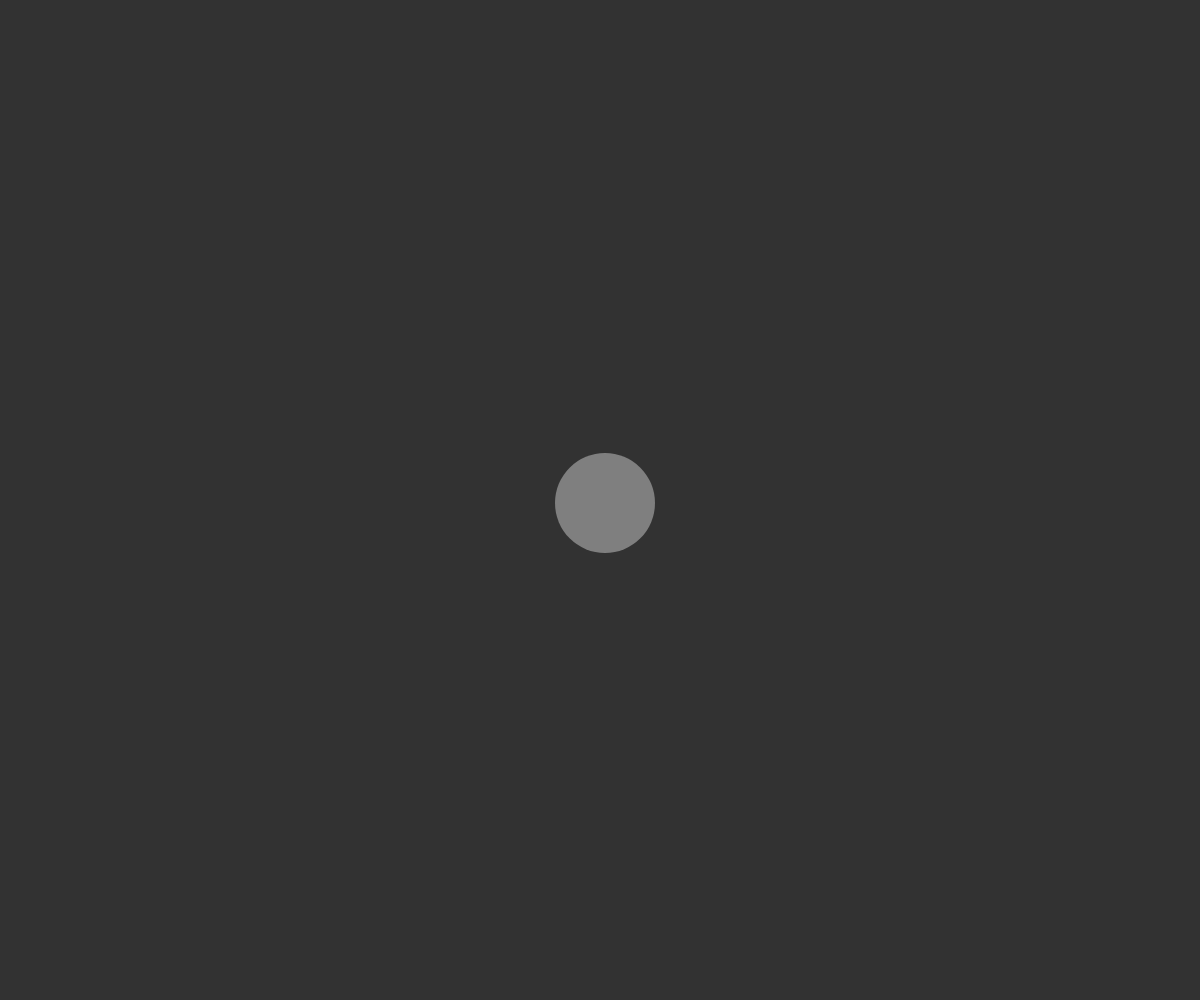
Frame 1 (no input)
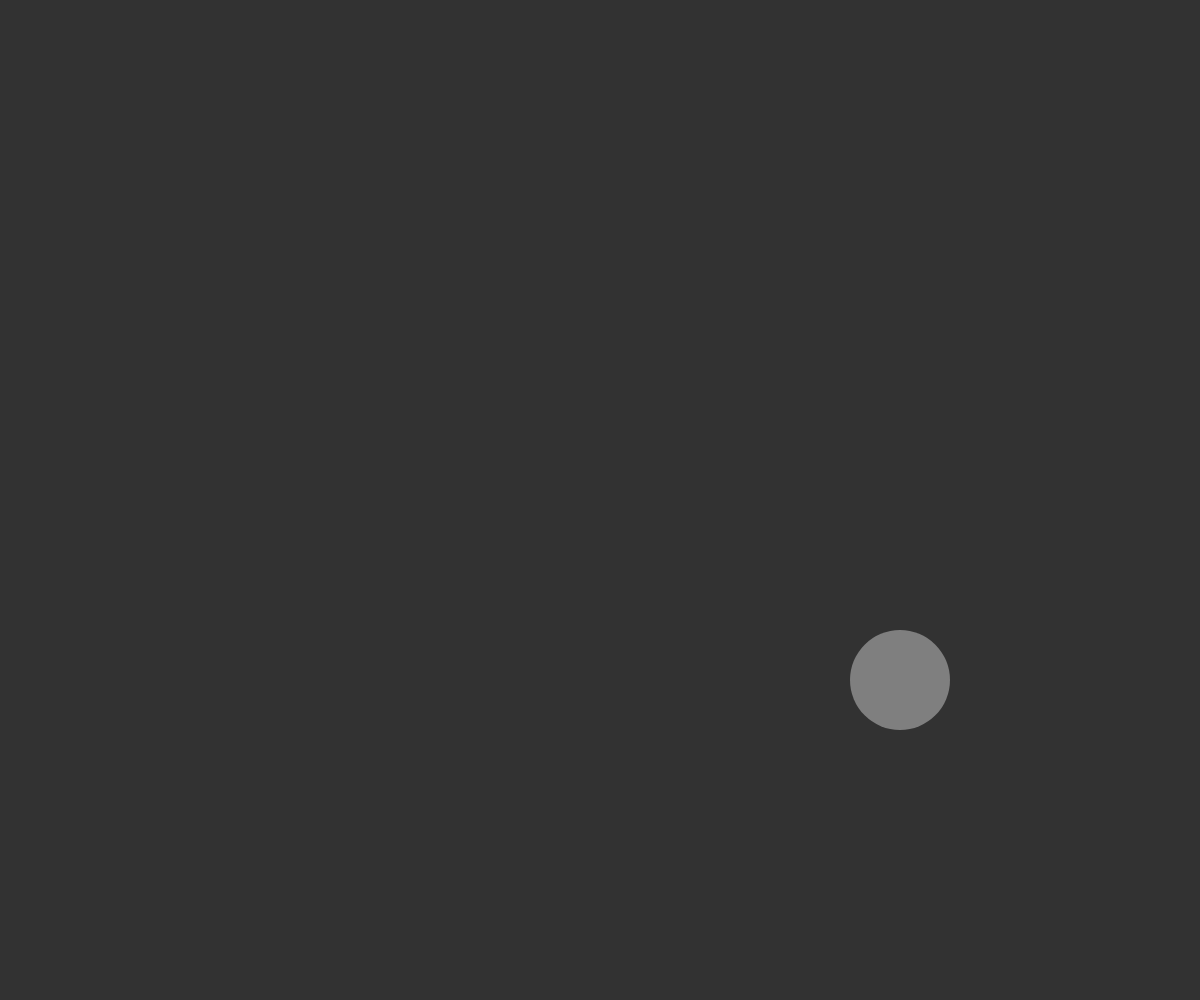
Frame 60 (no input)
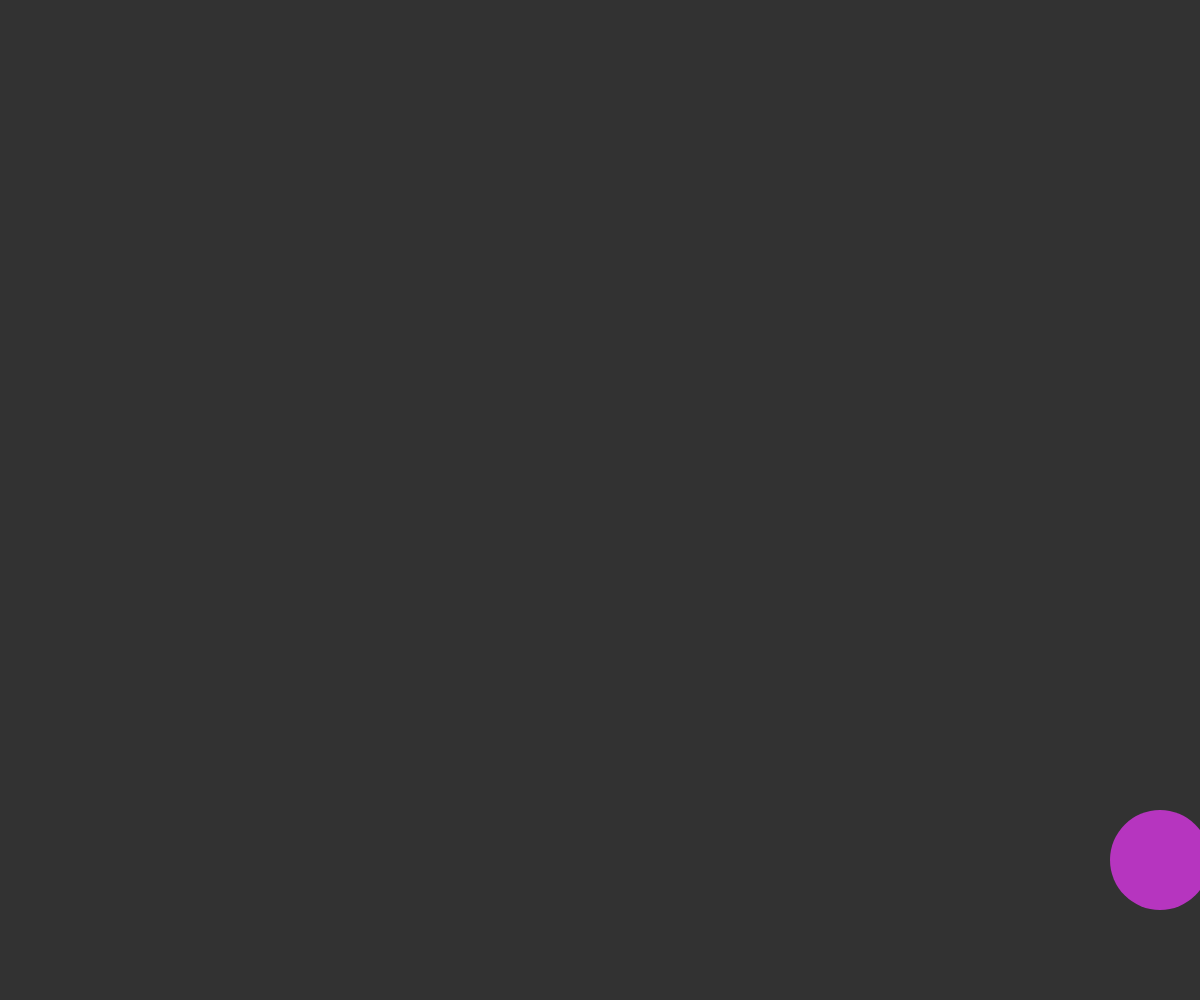
Frame 120 (the mouse pressed at the canvas centre since frame 60)

The p5.js sketch that drew these frames (run headless with seeded random() and noise() and a simulated clock; from frame 60 on, the mouse is pressed at the canvas centre):

// p5.js sketch
// ── sketch.js
let posX, posY;      // Posición inicial del círculo
let velX = 5;        // Velocidad horizontal
let velY = 3;        // Velocidad vertical
let ballColor;       // Variable para el color del círculo

function setup() {
  createCanvas(windowWidth, windowHeight);
  posX = width / 2;   // Inicia el círculo en el centro
  posY = height / 2;
  ballColor = color(127);  // Color inicial de la pelota
}

function draw() {
  background(50);

  // Actualiza la posición
  posX += velX;
  posY += velY;

  // Comprueba los bordes y rebota
  if (posX + 25 > width || posX - 25 < 0) {
    velX *= -1;          // Invertir la dirección
    changeColor();       // Cambia el color al rebotar
  }
  if (posY + 25 > height || posY - 25 < 0) {
    velY *= -1;          // Invertir la dirección
    changeColor();       // Cambia el color al rebotar
  }

  // Dibujar el círculo con el color actual
  fill(ballColor);
  noStroke();
  ellipse(posX, posY, 100, 100);
}

// Función para cambiar el color del círculo a uno aleatorio
function changeColor() {
  ballColor = color(random(255), random(255), random(255));  // Color aleatorio RGB
}

// ── skecht.js
function setup() {
	createCanvas(windowWidth, windowHeight);
	background(0);
}
function draw() {}
